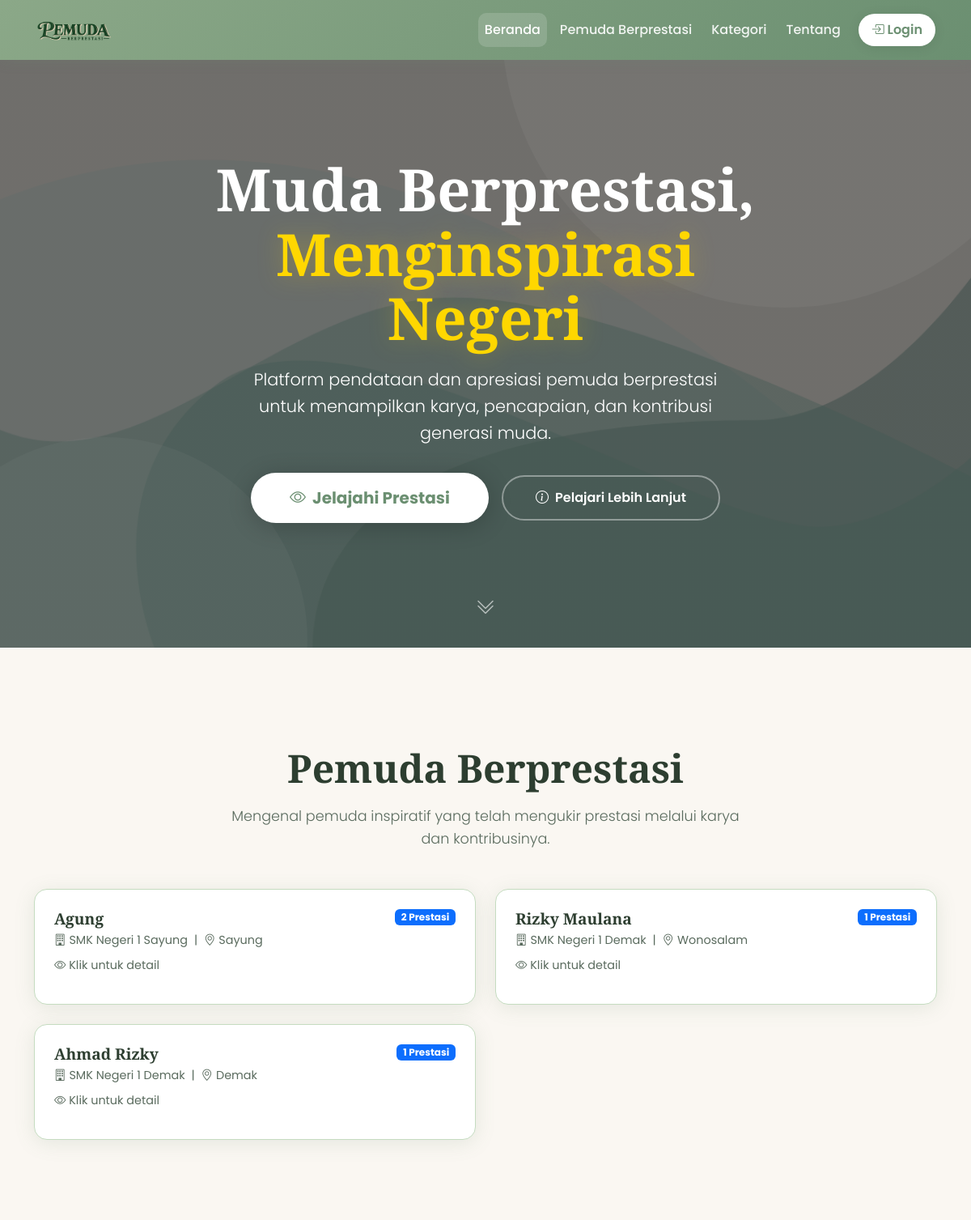
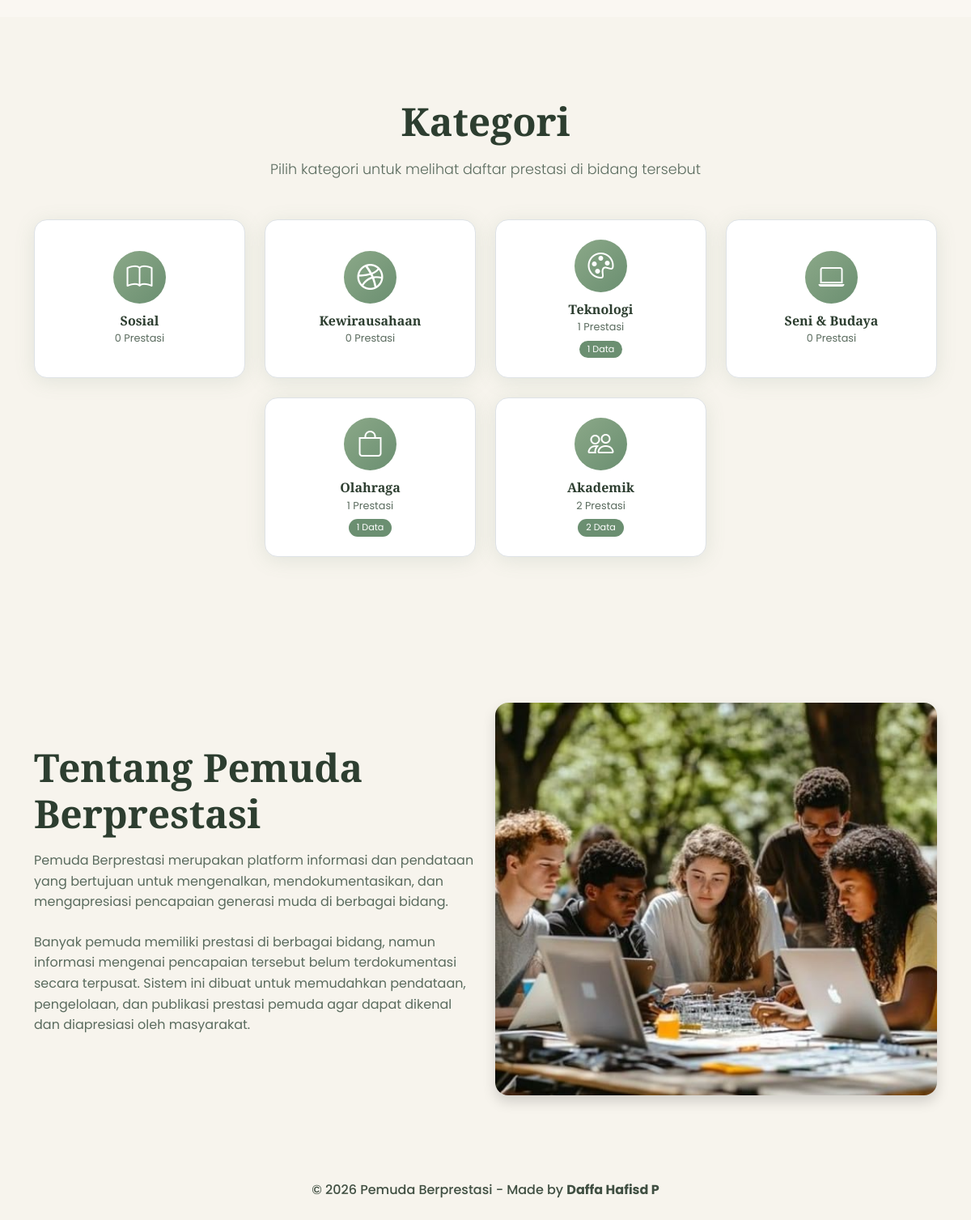
The page / on the database its author committed (2 pictures, top to bottom).
### tables this page shows
CREATE TABLE `tb_pemuda` (
  `id_pemuda` int NOT NULL,
  `nama_pemuda` varchar(100) DEFAULT NULL,
  `tanggal_lahir` date DEFAULT NULL,
  `jenis_kelamin` enum('Laki-laki','Perempuan') DEFAULT NULL,
  `asal_instansi` varchar(100) DEFAULT NULL,
  `kecamatan` varchar(50) DEFAULT NULL,
  `alamat` text,
  `deskripsi` text,
  `foto` varchar(255) DEFAULT NULL
);

CREATE TABLE `tb_kategori` (
  `id_kategori` int NOT NULL,
  `nama_katgeori` varchar(100) DEFAULT NULL,
  `deskripsi` text
);

### functions/helpers.php (called while the page is built, shortened)
<?php
function getPemuda($id = null) {
    global $conn;
    if ($id) {
        $sql = "SELECT * FROM tb_pemuda WHERE id_pemuda = $id";
        $result = mysqli_query($conn, $sql);
        return mysqli_fetch_assoc($result);
    } else {
        $sql = "SELECT p.*,
                (SELECT COUNT(*) FROM tb_prestasi WHERE id_pemuda = p.id_pemuda) as total_prestasi
                FROM tb_pemuda p
                ORDER BY p.id_pemuda DESC";
        $result = mysqli_query($conn, $sql);
        return mysqli_fetch_all($result, MYSQLI_ASSOC);
    }
}
function getPrestasi($id = null) {
    global $conn;
    if ($id) {
        $sql = "SELECT pr.*, p.nama_pemuda, k.nama_katgeori, s.nomor_sertifikat, s.id_sertifikat, s.bukti as bukti_sertifikat
                FROM tb_prestasi pr
                JOIN tb_pemuda p ON pr.id_pemuda = p.id_pemuda
                LEFT JOIN tb_kategori k ON pr.id_kategori = k.id_kategori
                LEFT JOIN tb_sertifikat s ON pr.id_sertifikat = s.id_sertifikat
                WHERE pr.id_prestasi = $id";
        $result = mysqli_query($conn, $sql);
        return mysqli_fetch_assoc($result);
    } else {
        $sql = "SELECT pr.*, p.nama_pemuda, k.nama_katgeori, s.nomor_sertifikat, s.id_sertifikat, s.bukti as bukti_sertifikat
                FROM tb_prestasi pr
                JOIN tb_pemuda p ON pr.id_pemuda = p.id_pemuda
                LEFT JOIN tb_kategori k ON pr.id_kategori = k.id_kategori
                LEFT JOIN tb_sertifikat s ON pr.id_sertifikat = s.id_sertifikat
                ORDER BY pr.id_prestasi DESC";
        $result = mysqli_query($conn, $sql);
        return mysqli_fetch_all($result, MYSQLI_ASSOC);
    }
}
function getKategori($id = null) {
    global $conn;
    if ($id) {
        $sql = "SELECT * FROM tb_kategori WHERE id_kategori = $id";
        $result = mysqli_query($conn, $sql);
        return mysqli_fetch_assoc($result);
    } else {
        $sql = "SELECT k.*,
                (SELECT COUNT(*) FROM tb_prestasi WHERE id_kategori = k.id_kategori) as total_prestasi
                FROM tb_kategori k
                ORDER BY k.id_kategori DESC";
        $result = mysqli_query($conn, $sql);
        return mysqli_fetch_all($result, MYSQLI_ASSOC);
    }
}
?>

### index.php (the view, shortened to what this page needs)
<?php
require_once 'config/database.php';
require_once 'functions/helpers.php';
$pemudaList = getPemuda();
$prestasiList = getPrestasi();
$prestasiByPemuda = [];
foreach ($prestasiList as $prestasi) {
    $prestasiByPemuda[$prestasi['id_pemuda']][] = $prestasi;
}
$pemudaWithPrestasi = [];
foreach ($pemudaList as $pemuda) {
    if (isset($prestasiByPemuda[$pemuda['id_pemuda']]) && count($prestasiByPemuda[$pemuda['id_pemuda']]) > 0) {
        $pemudaWithPrestasi[] = $pemuda;
    }
}
$kategoriList = getKategori();
$colors = ['success', 'success', 'success', 'success', 'success', 'success'];
$icons  = ['bi-book', 'bi-dribbble', 'bi-palette', 'bi-laptop', 'bi-bag', 'bi-people'];
$pemudaLimit = array_slice($pemudaWithPrestasi, 0, 6);
?>
<!DOCTYPE html>
<html lang="id">
<head>
    <link rel="stylesheet" href="bootstrap-5.3.8-dist/css/bootstrap.min.css">
    <link rel="stylesheet" href="https://cdn.jsdelivr.net/npm/bootstrap-icons@1.10.0/font/bootstrap-icons.css">
</head>
<body>
    <nav class="navbar navbar-expand-lg navbar-custom fixed-top" id="mainNavbar">
        <div class="container">
            <a class="navbar-brand" href="index.php">
                <img src="../assets/img/logo.png" alt="Logo" width="100px">
            </a>
            <div class="collapse navbar-collapse" id="navbarNav">
                <ul class="navbar-nav ms-auto">
                    <li class="nav-item">
                        <a class="nav-link active" href="index.php" data-section="beranda">Beranda</a>
                    </li>
                    <li class="nav-item">
                        <a class="nav-link" href="#pemuda" data-section="pemuda">Pemuda Berprestasi</a>
                    </li>
                    <li class="nav-item">
                        <a class="nav-link" href="#kategori" data-section="kategori">Kategori</a>
                    </li>
                    <li class="nav-item">
                        <a class="nav-link" href="#tentang" data-section="tentang">Tentang</a>
                    </li>
                    <li class="nav-item">
                        <a class="nav-link btn btn-light text-primary px-3 ms-2 rounded-pill" href="pages/login.php">
                            <i class="bi bi-box-arrow-in-right"></i> Login
                        </a>
                    </li>
                </ul>
            </div>
        </div>
    </nav>
    <section class="hero-section" id="beranda">
        <div class="container">
            <div class="row">
                <div class="col-lg-8 mx-auto">
                    <h1 class="hero-title">
                        Muda Berprestasi, <br><span>Menginspirasi Negeri</span>
                    </h1>
                    <p class="lead mb-4">
                        Platform pendataan dan apresiasi pemuda berprestasi untuk menampilkan karya,
                        pencapaian, dan kontribusi generasi muda.
                    </p>
                    <div class="hero-buttons">
                        <a href="#pemuda" class="btn btn-primary btn-lg">
                            <i class="bi bi-eye me-2"></i>Jelajahi Prestasi
                        </a>
                        <a href="#tentang" class="btn btn-outline-light">
                            <i class="bi bi-info-circle me-2"></i>Pelajari Lebih Lanjut
                        </a>
                    </div>
                </div>
            </div>
        </div>
        <div class="hero-scroll-indicator">
            <a href="#pemuda">
                <i class="bi bi-chevron-double-down"></i>
            </a>
        </div>
    </section>
    <section id="pemuda" class="section-wrapper" style="background-color: #FAF7F2 !important;">
        <div class="container">
            <h2 class="text-center section-title">Pemuda Berprestasi</h2>
            <p class="text-center section-subtitle">
                Mengenal pemuda inspiratif yang telah mengukir prestasi melalui karya dan kontribusinya.
            </p>
            <?php if (empty($pemudaWithPrestasi)): ?>
                <div class="text-center py-5">
                    <i class="bi bi-inbox fs-1 text-secondary"></i>
                    <p class="text-secondary mt-2">Belum ada pemuda yang memiliki prestasi.</p>
                </div>
            <?php else: ?>
                <div class="row g-4" id="pemudaList">
                    <?php foreach ($pemudaLimit as $pemuda): ?>
                        <?php $prestasiPemuda = $prestasiByPemuda[$pemuda['id_pemuda']] ?? []; ?>
                        <div class="col-md-6">
                            <article class="pemuda-summary-card" data-bs-toggle="modal" data-bs-target="#modalPemuda<?= (int)$pemuda['id_pemuda'] ?>">
                                <div class="d-flex justify-content-between align-items-start">
                                    <h5 class="card-title"><?= htmlspecialchars($pemuda['nama_pemuda']) ?></h5>
                                    <span class="badge bg-primary"><?= count($prestasiPemuda) ?> Prestasi</span>
                                </div>
                                <p class="text-muted mb-2">
                                    <i class="bi bi-building me-1"></i><?= htmlspecialchars($pemuda['asal_instansi'] ?? '-') ?>
                                    <span class="mx-1">|</span>
                                    <i class="bi bi-geo-alt me-1"></i><?= htmlspecialchars($pemuda['kecamatan'] ?? '-') ?>
                                </p>
                                <div class="d-flex justify-content-between align-items-center mt-2">
                                    <span class="text-muted small">
                                        <i class="bi bi-eye"></i> Klik untuk detail
                                    </span>
                                </div>
                            </article>
                        </div>
                    <?php endforeach; ?>
                </div>
            <?php endif; ?>
        </div>
    </section>
    <section id="kategori" class="section-wrapper">
        <div class="container">
            <h2 class="text-center section-title">Kategori</h2>
            <p class="text-center section-subtitle">
                Pilih kategori untuk melihat daftar prestasi di bidang tersebut
            </p>
            <div class="row g-4 justify-content-center" id="kategoriContainer">
                <?php
                    $i = 0;
                    foreach ($kategoriList as $kategori):
                        $color = $colors[$i % count($colors)];
                        $icon  = $icons[$i % count($icons)];
                        $totalKat = $kategori['total_prestasi'] ?? 0;
                ?>
                    <div class="col-md-3 col-4">
                        <button type="button" class="category-card w-100 border" data-category-filter="<?= (int)$kategori['id_kategori'] ?>" data-category-name="<?= htmlspecialchars($kategori['nama_katgeori'], ENT_QUOTES, 'UTF-8') ?>">
                            <div class="category-icon bg-<?= $color ?>">
                                <i class="<?= $icon ?>"></i>
                            </div>
                            <h6><?= htmlspecialchars($kategori['nama_katgeori']) ?></h6>
                            <small><?= $totalKat ?> Prestasi</small>
                            <?php if ($totalKat > 0): ?>
                                <span class="badge-prestasi"><?= $totalKat ?> Data</span>
                            <?php endif; ?>
                        </button>
                    </div>
                <?php
                    $i++;
                    endforeach;
                ?>
            </div>
        </div>
    </section>
    <section id="tentang" class="section-wrapper" style="background-color: #F7F4ED !important;">
        <div class="container">
            <div class="row align-items-center">
                <div class="col-lg-6">
                    <h2 class="section-title text-start" style="text-align: left !important;">Tentang Pemuda Berprestasi</h2>
                    <p class="text-secondary mb-4" style="text-align: left;">
                        Pemuda Berprestasi merupakan platform informasi dan pendataan yang bertujuan untuk
                        mengenalkan, mendokumentasikan, dan mengapresiasi pencapaian generasi muda di berbagai bidang.
                    </p>
                    <p class="text-secondary mb-4" style="text-align: left;">
                        Banyak pemuda memiliki prestasi di berbagai bidang, namun informasi mengenai
                        pencapaian tersebut belum terdokumentasi secara terpusat. Sistem ini dibuat untuk
                        memudahkan pendataan, pengelolaan, dan publikasi prestasi pemuda agar dapat dikenal
                        dan diapresiasi oleh masyarakat.
                    </p>
                </div>
                <div class="col-lg-6 mt-5 mt-lg-0 text-center">
                    <img src="../assets/img/start-up.jpg" alt="Tentang Pemuda Berprestasi" class="img-fluid rounded-4 shadow" style="max-width: 100%; border-radius: 20px;">
                </div>
            </div>
        </div>
    </section>
    <footer class="text-white py-4" style="background-color: #F7F4ED !important;">
        <div class="container text-center">
            <p class="mb-0">&copy; <?= date('Y') ?> Pemuda Berprestasi - Made by <strong>Daffa Hafisd P</strong></p>
        </div>
    </footer>
</body>
</html>

### rows shown on the page
tb_pemuda: nama_pemuda "Agung", id_pemuda "2", asal_instansi "SMK Negeri 1 Sayung", kecamatan "Sayung"
tb_pemuda: nama_pemuda "Rizky Maulana", id_pemuda "1", asal_instansi "SMK Negeri 1 Demak", kecamatan "Wonosalam"
tb_pemuda: nama_pemuda "Ahmad Rizky", id_pemuda "1", asal_instansi "SMK Negeri 1 Demak", kecamatan "Demak"
tb_kategori: nama_katgeori "Sosial", totalKat "0"
tb_kategori: nama_katgeori "Kewirausahaan", totalKat "0"
tb_kategori: nama_katgeori "Teknologi", totalKat "1"
tb_kategori: nama_katgeori "Seni & Budaya", totalKat "0"
tb_kategori: nama_katgeori "Olahraga", totalKat "1"
tb_kategori: nama_katgeori "Akademik", totalKat "2"
